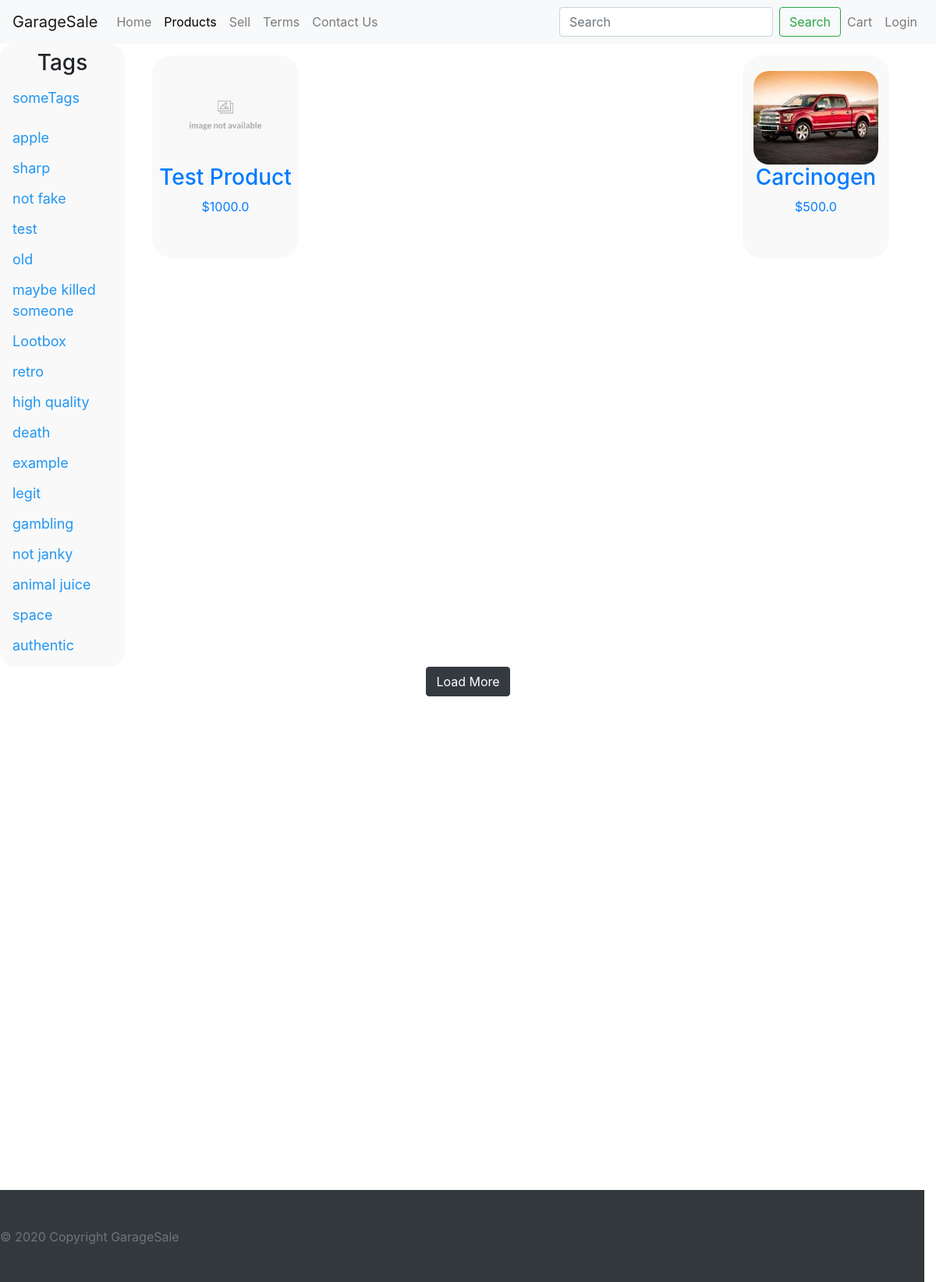
/products (signed in), run on the app's committed database.
### tables this page shows
CREATE TABLE "Products"
(
	id INTEGER
		primary key autoincrement,
	name TEXT not null,
	price REAL not null,
	description TEXT,
	tags TEXT,
	image_file TEXT,
	condition TEXT,
	user int
		constraint Products_Users_uid_fk
			references Users
);

### garage_sale/routes.py (the view, shortened to what this page needs)
@app.route('/products', methods=['GET', 'POST'])
def product_list():
    uid = session.get("uid", None)
    db = database()
    c = db.cursor()
    tags = c.execute("""
        SELECT tags FROM Products
    """).fetchmany(20)
    tag_set = set()
    for tag_list in tags:
        tag_set = tag_set.union(set(map(str.strip, tag_list[0].split(","))))
    if uid is None:
        allProducts = c.execute("SELECT * FROM Products ORDER by id ASC").fetchall()
        products = []
        try:
            for i in range(20):
                products.append(allProducts[i])
        except:
            products = allProducts
    else:
        products = c.execute("SELECT * FROM Products WHERE user = ?", (uid,)).fetchall()
    return render_template("products.j2", products=products, user=getUser(), tags=list(tag_set))

### garage_sale/__init__.py (called while the page is built)
def make_g(function):
    @wraps(function)
    def wrapper():
        value = getattr(g, function.__name__, None)
        if value is None:
            value = function()
            setattr(g, function.__name__, value)
        return value
    return wrapper

### garage_sale/database.py (called while the page is built)
@make_g
def database():
    return sqlite3.connect(DATABASE)

@app.teardown_appcontext
def close_connection(exception):
    db = database()
    if db is not None:
        db.close()

### garage_sale/routes.py (called while the page is built)
def getUser():
    uid = session.get("uid", None)
    exp = session.get("expires", None)
    if uid is None or exp is None or exp > (datetime.now() + timedelta(hours=1)):
        return None
    db = database()
    usr = db.cursor().execute('''
        SELECT fname, lname, email FROM users WHERE uid=?
    ''', (uid,)).fetchone()
    return usr

### garage_sale/templates/products.j2 (shortened to what this page needs)
{% extends "base/base.j2" %}
{% import "base/macros.j2" as macro %}
{% block styles %}
    {{ macro.css_stylesheet(url_for('static', filename='styles/products.css')) }}
{% endblock %}
{% block content %}
    <div class="closesCart filter-list">
        <h3>Tags</h3>
        {% for tag in tags %}
            <a href="{{ url_for('product_list_filtered', tag=tag) }}">{{ tag }}</a>
        {% endfor %}
    </div>
    <body>
    <div class=" closesCart container">
        <div id="prod-container">
            {% for p in products %}
                <div class="product" id="{{ p[0] }}">
                    <a href="{{ url_for('product', product_id=p[0]) }}">
                        <div class="product-image">
                            <img class="prodImg"
                                src="{{ url_for('static', filename=('images/products/' + p[5]) if p[5] else "images/product_image_not_available.png") }}"
                                alt="product image">
                        </div>
                        <h3 class="prodTitle">{{ p[1] }}</h3>
                        <p class="price">${{ p[2] }}</p>
                    </a>
                    {% if user %}
                    {% else %}
                        <div class="center">
                        </div>
                    {% endif %}
                </div>
            {% endfor %}
        </div>
        <div id="buttonDiv">
            <button id="load-btn" type="button" class="btn btn-dark">Load More</button>
        </div>
    </div>
    </body>
{% endblock %}

### garage_sale/static/styles/products.css (style rules this page uses)
.product { background-color: #F9F9F9; width: 188px; margin-top: 15px; margin-bottom: 15px; margin-right: 15px; border-radius: 25px; }
#prod-container { display: flex; flex-wrap: wrap; justify-content: space-between; margin-left: 150px; }
#buttonDiv { padding-top: 50px; padding-bottom: 150px; }
.product-image { height: 120px; max-width: 188px; overflow: hidden; margin-top: 20px; margin-left: auto; margin-right: auto; }
.product-image img { display: block; border-radius: 20px; margin: auto; max-width: 188px; max-height: 120px; }
.prodTitle { text-align: center; }
.price { text-align: center; }
#load-btn { clear: both; display: block; margin-right: auto; margin-left: auto; }
.filter-list { border-radius: 20px; width: 160px; height: 70%; background: #F9F9F9; overflow-x: hidden; padding: 8px 0; float: left; }
.filter-list h3 { text-align: center; }
.filter-list a { padding: 6px 8px 6px 16px; text-decoration: none; font-size: 18px; color: #2196F3; display: block; }
body { margin-bottom: 60px !important; }

### garage_sale/static/styles/base.css (style rules this page uses)
html { position: relative; min-height: 100%; }

### data on the page
Products: tags "someTags"
Products: tags "death", image_file (picture), name "Carcinogen", price "500.0"
Products: tags "animal juice"
Products: shows a picture, name "Test Product", price "1000.0"

### other printed values
{{ tag }} "apple" "sharp" "not fake" "test" "old" "maybe killed someone" "Lootbox" "retro" "high quality" "example" "legit" "gambling" "not janky" "space" "authentic"
